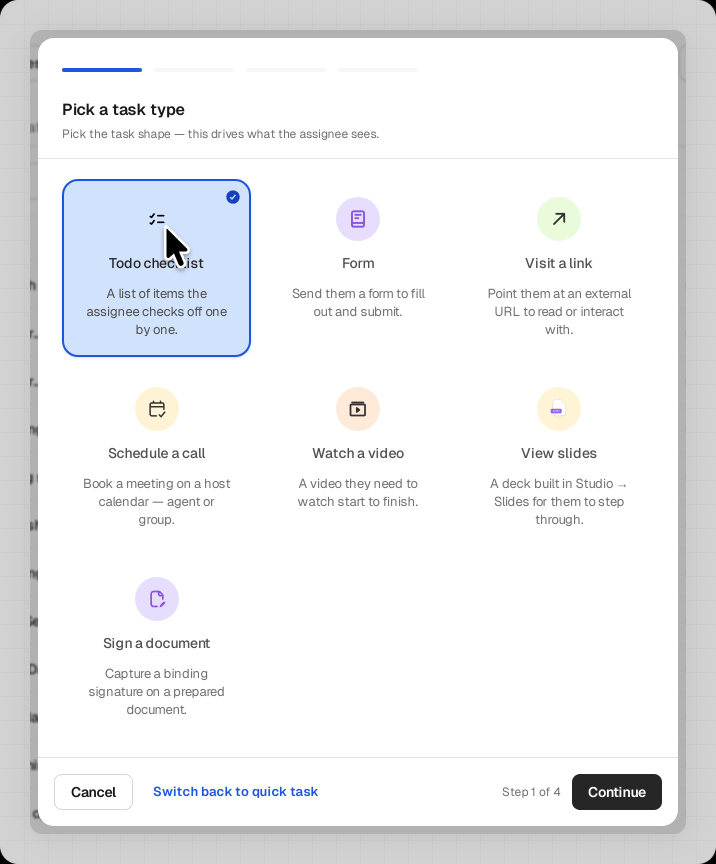
#> input picture about-the-home-page/home-work-task-type-picker.png, 1432 x 1728 px (shown at 1/2 size)
$ python detect-elements.py ../about-the-home-page/home-work-task-type-picker.png
#> lines starting #> are read from the running program, lines starting #| are printed output that depends on the picture; after the words box and inside, x2 and y2 are one past the last pixel; in counts of white or black regions, pixels touching at a corner belong together
#!/usr/bin/env python3
"""Detect candidate UI-element bounding boxes in a raw helpdesk screenshot.

Used by Shot Studio to snap highlight rectangles to real UI elements
(buttons, inputs, cards, table rows, dropdowns, badges, sidebar items)
instead of requiring freehand drawing.

Screenshots are 2x-retina captures of a web dashboard/portal: mostly
white-on-white with subtle borders, drop shadows and hairline dividers
rather than hard-contrast edges, so plain Canny edge detection misses a
lot. This combines Canny with adaptive thresholding (which catches faint
card borders) plus row-boundary detection for tables, then filters and
de-duplicates the resulting contours into a clean candidate list.

Usage:
    detect-elements.py <image-path> --json

Output (single line to stdout):
    {"ok": true, "elements": [[x, y, w, h], ...]}   # raw pixel ints,
                                                       # sorted smallest-area first
    {"ok": false, "error": "..."}

Exit code 0 on success, 1 on failure.
"""

import argparse
import json
import sys

import cv2
import numpy as np


def detect(image_path: str) -> list[tuple[int, int, int, int]]:
    img = cv2.imread(image_path)
    if img is None:
        raise ValueError(f"could not read image: {image_path}")

    h, w = img.shape[:2]
    img_area = h * w

    gray = cv2.cvtColor(img, cv2.COLOR_BGR2GRAY)
    blurred = cv2.GaussianBlur(gray, (3, 3), 0)

    # --- Edge map 1: Canny, good for higher-contrast edges (photos, icons,
    # dark text blocks, strong borders). ---
    med = float(np.median(blurred))
    lo = int(max(0, 0.66 * med))
    hi = int(min(255, 1.33 * med))
    canny = cv2.Canny(blurred, lo, hi)
    canny = cv2.dilate(canny, np.ones((2, 2), np.uint8), iterations=1)

    # --- Edge map 2: adaptive threshold, catches faint card borders and
    # subtle shadows that Canny misses on white-on-white UIs. Two block
    # sizes: a small one for hairline dividers/input borders, a larger one
    # for soft card-shadow gradients. ---
    adapt_small = cv2.adaptiveThreshold(
        blurred, 255, cv2.ADAPTIVE_THRESH_MEAN_C, cv2.THRESH_BINARY_INV, 15, 3
    )
    adapt_large = cv2.adaptiveThreshold(
        blurred, 255, cv2.ADAPTIVE_THRESH_MEAN_C, cv2.THRESH_BINARY_INV, 41, 4
    )

    union = cv2.bitwise_or(canny, adapt_small)
    union = cv2.bitwise_or(union, adapt_large)

    # Close small gaps so element outlines form closed loops, without
    # bridging across genuinely separate elements.
    close_kernel = cv2.getStructuringElement(cv2.MORPH_RECT, (3, 3))
    closed = cv2.morphologyEx(union, cv2.MORPH_CLOSE, close_kernel, iterations=2)
    closed = cv2.dilate(closed, np.ones((2, 2), np.uint8), iterations=1)

    contours, _ = cv2.findContours(closed, cv2.RETR_LIST, cv2.CHAIN_APPROX_SIMPLE)

    min_w, min_h = 24, 16  # 2x-retina min element size
    max_area_frac = 0.90

    candidates: list[tuple[int, int, int, int]] = []
    for c in contours:
        x, y, cw, ch = cv2.boundingRect(c)
        if cw < min_w or ch < min_h:
            continue
        area = cw * ch
        if area > img_area * max_area_frac:
            continue
        aspect = cw / ch
        if aspect > 40 or aspect < 1 / 40:
            continue
        candidates.append((x, y, cw, ch))

    # Text (headings, breadcrumbs, nav labels, paragraph runs) fragments
    # into one contour per word/glyph-cluster because there's no border to
    # close around, unlike buttons/badges/cards which already come back as
    # a single bordered contour. Merge same-row, small-gap neighbors (word
    # -> line, icon -> icon+label sidebar row) so a heading or nav item is
    # one candidate box instead of five.
    candidates = _merge_same_row(candidates)

    # Photo thumbnails (product/location photography embedded in cards)
    # are full of real high-contrast edges — window frames, people,
    # signage — that are not UI chrome. Find those regions once and reuse
    # them: (a) drop small candidates nested inside one, keeping the
    # container itself (the actual card/thumbnail boundary worth
    # highlighting); (b) mask them out before row-band detection so a
    # roofline or counter edge inside a photo can't read as a table/nav
    # divider that spans the row. Scoped to single-element-sized
    # containers only, so a page-spanning table/grid row never qualifies
    # as one "textured" blob itself.
    textured = _find_textured_regions(candidates, union, img_area)
    candidates = _suppress_textured_children(candidates, textured)

    # --- Table/list row boundaries: long, thin, mostly-horizontal runs of
    # edge pixels indicate row dividers. Turn consecutive divider rows into
    # full-width row rects, since findContours often merges whole tables
    # into one big blob. Photo regions are masked out first (see above). ---
    row_band_map = union.copy()
    for (tx, ty, tw, th) in textured:
        row_band_map[ty : ty + th, tx : tx + tw] = 0
    candidates.extend(_row_bands(row_band_map, w, h))

    candidates = _dedupe(candidates, w, h)
    candidates.sort(key=lambda r: r[2] * r[3])
    return candidates[:150]


def _find_textured_regions(
    rects: list[tuple[int, int, int, int]], edge_map: np.ndarray, img_area: int
) -> list[tuple[int, int, int, int]]:
    """Candidate rects whose interior edge-pixel density is high enough to
    be real photographic content (not flat UI chrome). Scoped to
    single-element-sized containers so a whole table/grid row can't
    qualify as "one photo"."""
    DENSITY_THRESHOLD = 0.14  # fraction of edge pixels -> "textured/photographic"
    MIN_CONTAINER_AREA = 60 * 60
    MAX_CONTAINER_AREA_FRAC = 0.15  # a whole grid/table row is not "one photo"

    textured: list[tuple[int, int, int, int]] = []
    for (x, y, cw, ch) in rects:
        area = cw * ch
        if area < MIN_CONTAINER_AREA or area > img_area * MAX_CONTAINER_AREA_FRAC:
            continue
        region = edge_map[y : y + ch, x : x + cw]
        if region.size == 0:
            continue
        density = float(np.count_nonzero(region)) / region.size
        if density > DENSITY_THRESHOLD:
            textured.append((x, y, cw, ch))
    return textured


def _suppress_textured_children(
    rects: list[tuple[int, int, int, int]],
    textured: list[tuple[int, int, int, int]],
) -> list[tuple[int, int, int, int]]:
    """Drop small candidates nested inside a textured (photographic)
    container — window frames, people, signage inside a photo thumbnail
    are not UI chrome. The container itself is kept."""
    if not textured:
        return rects

    kept: list[tuple[int, int, int, int]] = []
    for r in rects:
        rx, ry, rw, rh = r
        rarea = rw * rh
        suppressed = False
        for (tx, ty, tw, th) in textured:
            if (tx, ty, tw, th) == r:
                continue
            # only suppress rects meaningfully smaller than their textured
            # container (avoids nuking the container's own near-duplicate)
            if rarea >= 0.8 * (tw * th):
                continue
            ix1, iy1 = max(rx, tx), max(ry, ty)
            ix2, iy2 = min(rx + rw, tx + tw), min(ry + rh, ty + th)
            iw, ih = max(0, ix2 - ix1), max(0, iy2 - iy1)
            inter = iw * ih
            if inter > 0.85 * rarea:
                suppressed = True
                break
        if not suppressed:
            kept.append(r)
    return kept


def _merge_same_row(
    rects: list[tuple[int, int, int, int]],
) -> list[tuple[int, int, int, int]]:
    """Union-find merge of small same-row neighbors (word -> line of text,
    icon -> icon+label). Two rects merge only when they sit on the same
    row (>50% vertical overlap of the shorter one), are close in height
    (avoids fusing a small icon glyph with a tall card behind it) and the
    horizontal gap between them is tight (word/icon-label spacing, not
    toolbar-button spacing). Already-large elements (cards, buttons with
    real borders tend to be >70px tall) are left untouched — merging is
    aimed at the sub-40px text/icon fragments."""
    n = len(rects)
    parent = list(range(n))

    def find(i: int) -> int:
        while parent[i] != i:
            parent[i] = parent[parent[i]]
            i = parent[i]
        return i

    def union(i: int, j: int) -> None:
        ri, rj = find(i), find(j)
        if ri != rj:
            parent[ri] = rj

    MERGE_MAX_H = 90  # px, above this treat as chrome (button/card), don't merge

    for i in range(n):
        xi, yi, wi, hi = rects[i]
        if hi > MERGE_MAX_H:
            continue
        for j in range(i + 1, n):
            xj, yj, wj, hj = rects[j]
            if hj > MERGE_MAX_H:
                continue
            # height similarity
            if max(hi, hj) / max(1, min(hi, hj)) > 1.8:
                continue
            # vertical overlap ratio (relative to shorter box)
            oy1, oy2 = max(yi, yj), min(yi + hi, yj + hj)
            overlap = max(0, oy2 - oy1)
            if overlap < 0.5 * min(hi, hj):
                continue
            # horizontal gap
            if xi <= xj:
                gap = xj - (xi + wi)
            else:
                gap = xi - (xj + wj)
            gap_limit = max(14, 0.65 * min(hi, hj))
            if gap > gap_limit:
                continue
            if gap < -0.5 * min(wi, wj):  # near-total overlap, not adjacency
                continue
            union(i, j)

    groups: dict[int, list[int]] = {}
    for i in range(n):
        groups.setdefault(find(i), []).append(i)

    merged: list[tuple[int, int, int, int]] = []
    for members in groups.values():
        if len(members) == 1:
            merged.append(rects[members[0]])
            continue
        xs = [rects[k][0] for k in members]
        ys = [rects[k][1] for k in members]
        x2s = [rects[k][0] + rects[k][2] for k in members]
        y2s = [rects[k][1] + rects[k][3] for k in members]
        mx, my = min(xs), min(ys)
        merged.append((mx, my, max(x2s) - mx, max(y2s) - my))
    return merged


def _row_bands(edge_map: np.ndarray, w: int, h: int) -> list[tuple[int, int, int, int]]:
    """Find horizontal divider lines (table/list rows, sidebar items) and
    emit a rect for each band between consecutive dividers, scoped to the
    horizontal span where the dividers actually run (not always full width)."""
    row_sum = edge_map.sum(axis=1) / 255.0
    threshold = 0.35 * w
    divider_rows = np.where(row_sum > threshold)[0]
    if len(divider_rows) < 2:
        return []

    # Group consecutive divider rows into single line positions.
    lines: list[int] = []
    run_start = divider_rows[0]
    prev = divider_rows[0]
    for r in divider_rows[1:]:
        if r - prev > 2:
            lines.append((run_start + prev) // 2)
            run_start = r
        prev = r
    lines.append((run_start + prev) // 2)

    bands: list[tuple[int, int, int, int]] = []
    min_row_h = 20
    for i in range(len(lines) - 1):
        y0, y1 = lines[i], lines[i + 1]
        band_h = y1 - y0
        if band_h < min_row_h or band_h > 0.5 * h:
            continue
        # Horizontal extent: columns in this band with meaningful edge
        # density (skips rows that are dividers across only part of the
        # page, e.g. a sidebar list next to blank canvas).
        band = edge_map[y0:y1, :]
        col_density = band.sum(axis=0) / 255.0
        active_cols = np.where(col_density > 0)[0]
        if len(active_cols) == 0:
            continue
        x0, x1 = int(active_cols.min()), int(active_cols.max())
        band_w = x1 - x0
        if band_w < 40:
            continue
        bands.append((x0, y0, band_w, band_h))
    return bands


def _iou(a: tuple[int, int, int, int], b: tuple[int, int, int, int]) -> float:
    ax, ay, aw, ah = a
    bx, by, bw, bh = b
    ax2, ay2 = ax + aw, ay + ah
    bx2, by2 = bx + bw, by + bh
    ix1, iy1 = max(ax, bx), max(ay, by)
    ix2, iy2 = min(ax2, bx2), min(ay2, by2)
    iw, ih = max(0, ix2 - ix1), max(0, iy2 - iy1)
    inter = iw * ih
    if inter == 0:
        return 0.0
    union = aw * ah + bw * bh - inter
    return inter / union if union else 0.0


def _dedupe(
    rects: list[tuple[int, int, int, int]], img_w: int, img_h: int
) -> list[tuple[int, int, int, int]]:
    """Merge near-duplicate rects. Precision of edges matters more than
    recall here (rects become highlight outlines), so when two rects
    overlap heavily, keep the SMALLER one — it hugs the element more
    tightly. The larger one is usually a container that swallowed noise
    from an inner element (e.g. a card contour that also grabbed a button
    contour inside it)."""
    # Smallest-area first so we favor tight rects as the surviving anchors.
    rects = sorted(set(rects), key=lambda r: r[2] * r[3])
    kept: list[tuple[int, int, int, int]] = []
    for r in rects:
        dup = False
        for k in kept:
            if _iou(r, k) > 0.75:
                dup = True
                break
            # Also drop a rect that is almost fully contained within an
            # already-kept smaller/similar rect (near-identical edges from
            # Canny vs. adaptive-threshold producing offset-by-a-few-px
            # duplicates).
            ax, ay, aw, ah = r
            kx, ky, kw, kh = k
            ix1, iy1 = max(ax, kx), max(ay, ky)
            ix2, iy2 = min(ax + aw, kx + kw), min(ay + ah, ky + kh)
            iw, ih = max(0, ix2 - ix1), max(0, iy2 - iy1)
            inter = iw * ih
            if inter > 0.9 * (aw * ah):
                dup = True
                break
        if not dup:
            kept.append(r)
    return kept


def main() -> int:
    parser = argparse.ArgumentParser()
    parser.add_argument("image_path")
    parser.add_argument("--json", action="store_true")
    args = parser.parse_args()

    try:
        elements = detect(args.image_path)
#> in detect, img is the input picture: shape (1728, 1432, 3); mean B, G, R 240.6, 238.8, 237.9
#> in detect, `gray = cv2.cvtColor(img, cv2.COLOR_BGR2GRAY)`:
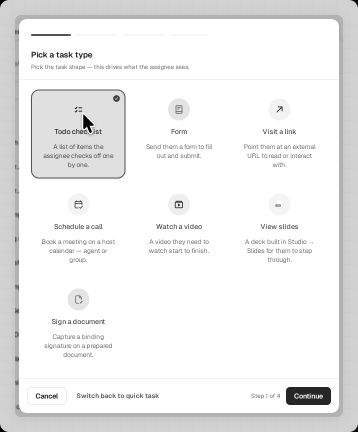
#> gray: shape (1728, 1432) (shown at 1/4 size); min 0, max 255, mean 238.7
#> in detect, `med = float(np.median(blurred))`: med = 255
#> in detect, `lo = int(max(0, 0.66 * med))`: lo = 168
#> in detect, `hi = int(min(255, 1.33 * med))`: hi = 255
#> in detect, `canny = cv2.Canny(blurred, lo, hi)`:
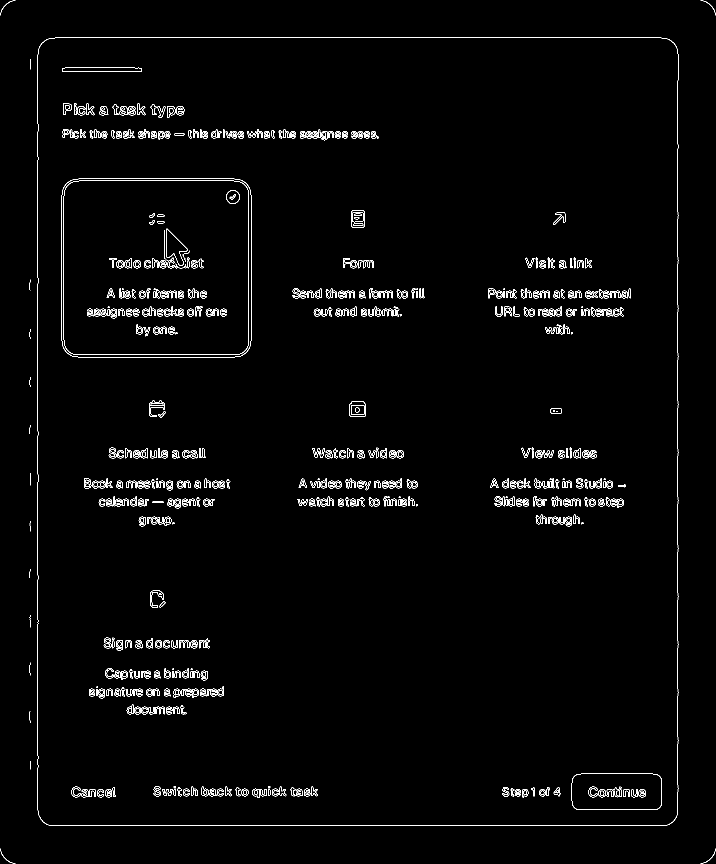
#> canny: shape (1728, 1432) (shown at 1/2 size); 1.8% white in thin lines or dots
#> in detect, `closed = cv2.dilate(closed, np.ones((2, 2), np.uint8), iterations=1)`:
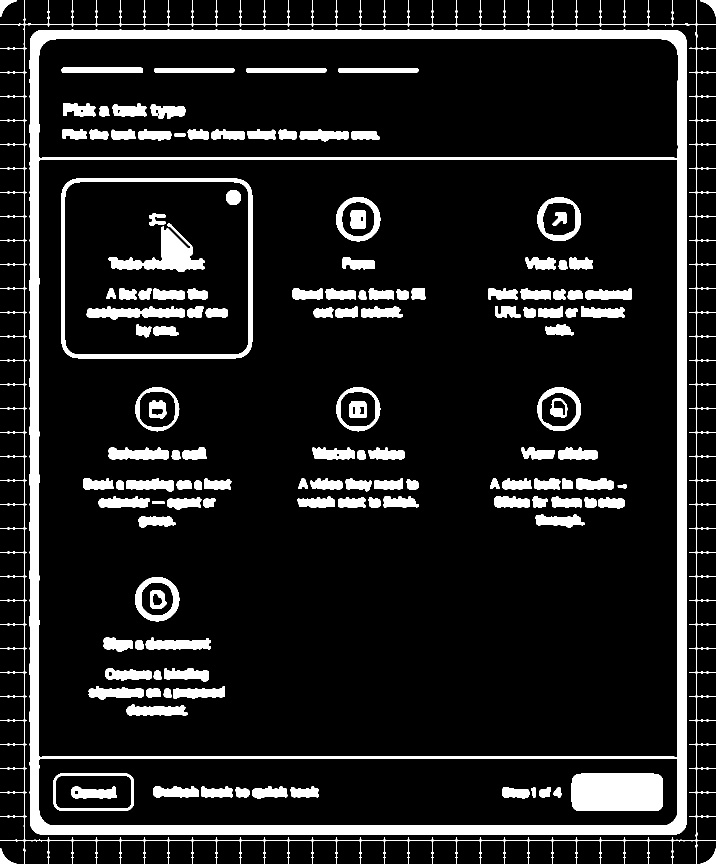
#> closed: shape (1728, 1432) (shown at 1/2 size); 12.4% white; 138 white regions
#> in detect, `contours, _ = cv2.findContours(closed, cv2.RETR_LIST, cv2.CHAIN_APPROX..`: contours = 161 contours; largest, box (x1, y1, x2, y2) and area: (0, 0, 1432, 1728) 2204528, (49, 49, 1393, 1681) 2189077, (59, 59, 1374, 1670) 2110047, (77, 318, 1356, 1515) 1525890, (77, 77, 1357, 317) 303714
#> the loop in detect, `for c in contours:` made 161 passes
#> (x, y, cw, ch, area, aspect) on passes 1, 2, 5: (1401, 1697, 31, 31, 961, 1), (0, 1697, 33, 31, 1023, 1.06), (1078, 1574, 24, 21, 504, 1.14)
#> after the loop in detect, `for c in contours:`: candidates = 127 items, first 6: (1401, 1697, 31, 31), (0, 1697, 33, 31), (1078, 1574, 24, 21), (1004, 1574, 55, 24), (470, 1574, 29, 21), (580, 1573, 58, 22)
#> in _merge_same_row, `n = len(rects)`: n = 127
#> the loop in _merge_same_row, `for i in range(n):` made 127 passes
#> the loop in _merge_same_row, `for members in groups.values():` made 80 passes
#> (xs, ys, x2s, y2s, mx, my) on passes 5, 12: ([470, 580, 403, 504, 307], [1574, 1573, 1573, 1572, 1572], [499, 638, 466, 575, 397], [1595, 1595, 1595, 1598, 1595], 307, 1572), ([292, 177], [1377, 1372], [321, 288], [1395, 1399], 177, 1372)
#> the loop in _find_textured_regions, `for (x, y, cw, ch) in rects:` made 80 passes
#> after the loop in _find_textured_regions, `for (x, y, cw, ch) in rects:`:
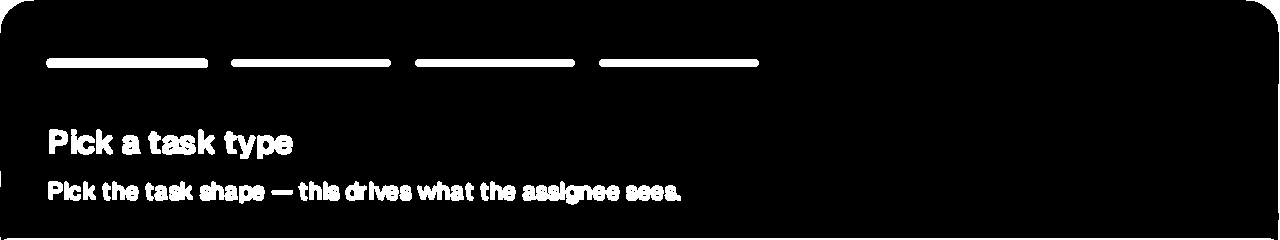
#> region: shape (240, 1280); 6.4% white; 41 white regions (2 under 20 px), largest, box (x1, y1, x2, y2) and area: (4, 238, 1274, 240) 2534, (46, 58, 208, 68) 1606, (522, 181, 620, 205) 1325
#> the loop in _suppress_textured_children, `for r in rects:` made 80 passes
#> the loop in detect, `for (tx, ty, tw, th) in textured:` made 31 passes
#> (tx, ty, tw, th) on passes 1 to 4: (307, 1572, 331, 26), (111, 1551, 153, 67), (1143, 1547, 183, 75), (107, 1547, 161, 75)
#> after the loop in detect, `for (tx, ty, tw, th) in textured:`:
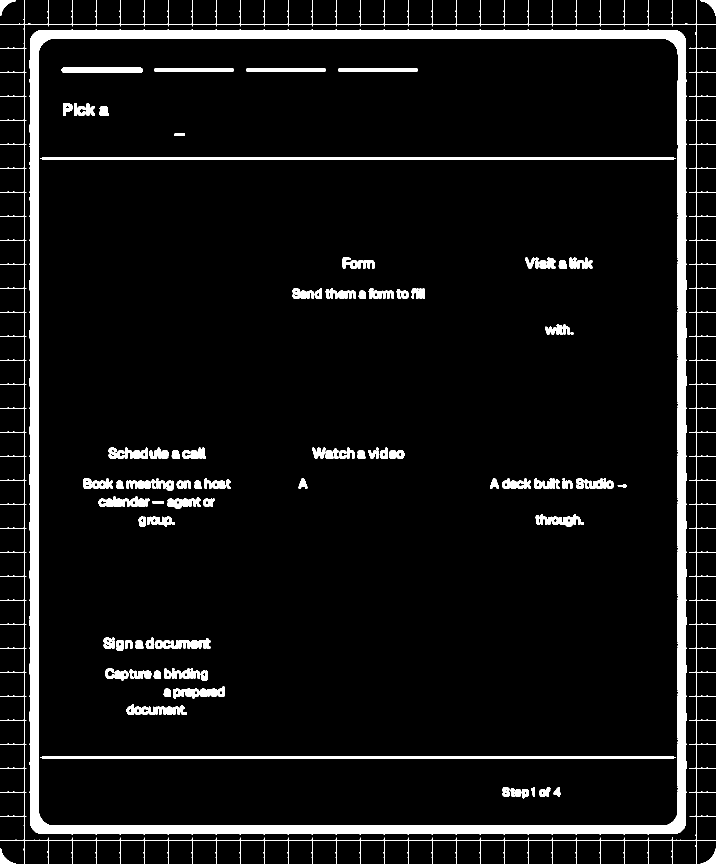
#> row_band_map: shape (1728, 1432) (shown at 1/2 size); 6.7% white; 116 white regions, largest, box (x1, y1, x2, y2) and area: (59, 59, 1373, 1669) 99187, (0, 0, 1432, 1728) 14506, (80, 1513, 1352, 1517) 5072
#> the loop in _row_bands, `for r in divider_rows[1:]:` made 51 passes
#> r on passes 1 to 4: 60, 61, 62, 63
#> the loop in _row_bands, `for i in range(len(lines) - 1):` made 6 passes
#> pass 3, in _row_bands, `band = edge_map[y0:y1, :]`:
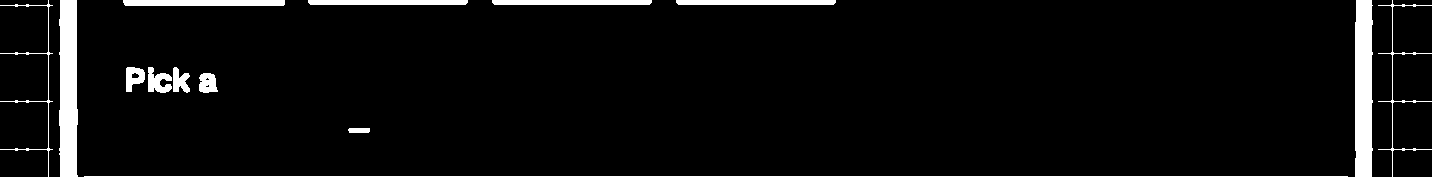
#> band: shape (177, 1432); 5.1% white; 14 white regions, largest, box (x1, y1, x2, y2) and area: (59, 0, 78, 177) 3058, (1355, 0, 1373, 177) 2995, (84, 176, 1348, 177) 1264
#> the loop in _dedupe, `for r in rects:` made 65 passes
        result = {"ok": True, "elements": [list(map(int, e)) for e in elements]}
    except Exception as e:  # noqa: BLE001
        result = {"ok": False, "error": str(e)}
        print(json.dumps(result))
        return 1

    print(json.dumps(result))
#> (printed output is left out)
    return 0


if __name__ == "__main__":
    sys.exit(main())
#> (the program exits here)
